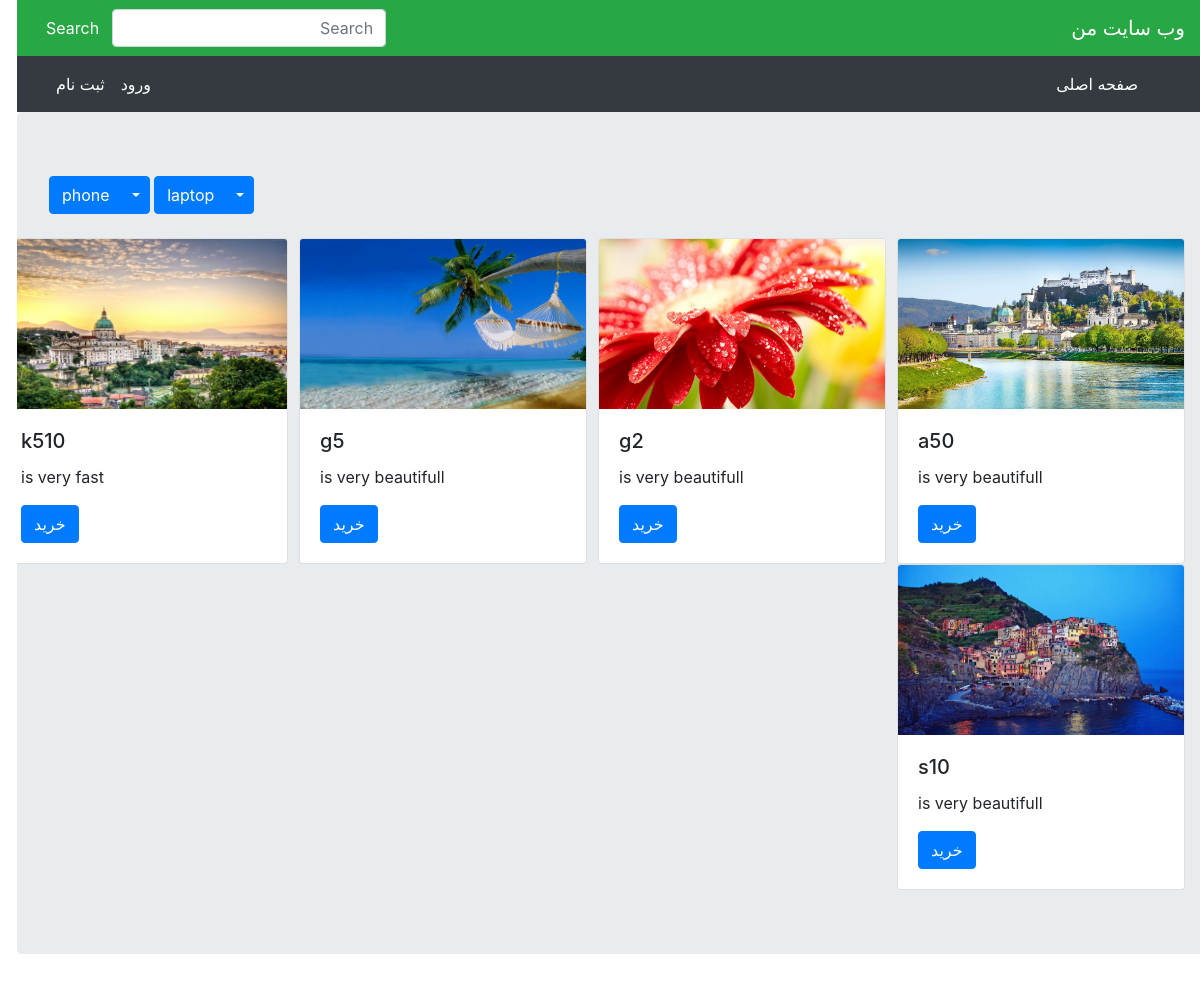
/home/, run on the app's committed database.
### shop/models.py (models this page shows, shortened)
class Category(models.Model):
    sub_categry = models.ForeignKey('self', on_delete=models.CASCADE , null= True , blank=True , related_name='scategory')
    is_sub = models.BooleanField(default=False)
    name = models.CharField(max_length=200)
    slug = models.SlugField(max_length=200, unique=True)
    class Meta:
        ordering = ('name',)
        verbose_name = 'category'
        verbose_name_plural = 'categories'
    def get_absolute_url(self):
        return reverse('shop:category_filter' , args=[self.slug,])

class Product(models.Model):
    category = models.ManyToManyField(
        Category, related_name='products')
    name = models.CharField(max_length=200)
    slug = models.SlugField(max_length=200)
    image = models.ImageField(upload_to='product/')
    description = models.TextField()
    price = models.DecimalField(max_digits=10, decimal_places=0)
    available = models.BooleanField(default=True)
    created = models.DateField(auto_now_add=True)
    updated = models.DateField(auto_now=True)
    class Meta:
        ordering = ('name',)
    def get_absolute_url(self):
        return reverse('shop:productdetail' , args=[self.slug,])

### shop/views.py (the view)
# urls.py: path('home/', home, name='home'),
def home(request, slug= None):
    products = Product.objects.filter(available= True)
    categories  = Category.objects.filter(is_sub= False)
    if slug:
        category = get_object_or_404(Category , slug = slug)
        products = products.filter(category= category)
    return render(request , 'shop/home.html', {'products':products , 'categories': categories})

### shop/templates/shop/home.html (shortened to what this page needs)
{% extends "base.html" %}
{% load thumbnail %}
{% block content %}
{% for category in categories %}
<div class="btn-group" dir="ltr">
  <a href="{{category.get_absolute_url}}" class="btn btn-primary">{{category.name}}</a>
  <button type="button" class="btn btn-primary dropdown-toggle dropdown-toggle-split" data-toggle="dropdown"
    aria-haspopup="true" aria-expanded="false">
  </button>
</div>
{% endfor %}
<br><br>
<div class="card-deck">
  <div class="row">
    {% for product in products %}
    <div class=" col-lg-3">
      <div class="card" style="width: 18rem;">
        <a href="{{product.get_absolute_url}}">
          {% thumbnail product.image "400x400" as im %}
          <img src="{{ im.url }}" style="height: 170px;" class="card-img-top ">
          {% endthumbnail %}
        </a>
        <div class="card-body">
          <h5 class="card-title">{{product.name}}</h5>
          <p class="card-text">{{product.description}}</p>
          <a href="{{product.get_absolute_url}}" class="btn btn-primary">خرید</a>
        </div>
      </div>
    </div>
    {% endfor %}
  </div>
  {% endblock content %}

### data on the page
Category: name "laptop"
Category: name "phone"
Product: shows a picture, name "a50", description "is very beautifull"
Product: shows a picture, name "g2", description "is very beautifull"
Product: shows a picture, name "g5", description "is very beautifull"
Product: shows a picture, name "k510", description "is very fast"
Product: shows a picture, name "s10", description "is very beautifull"
